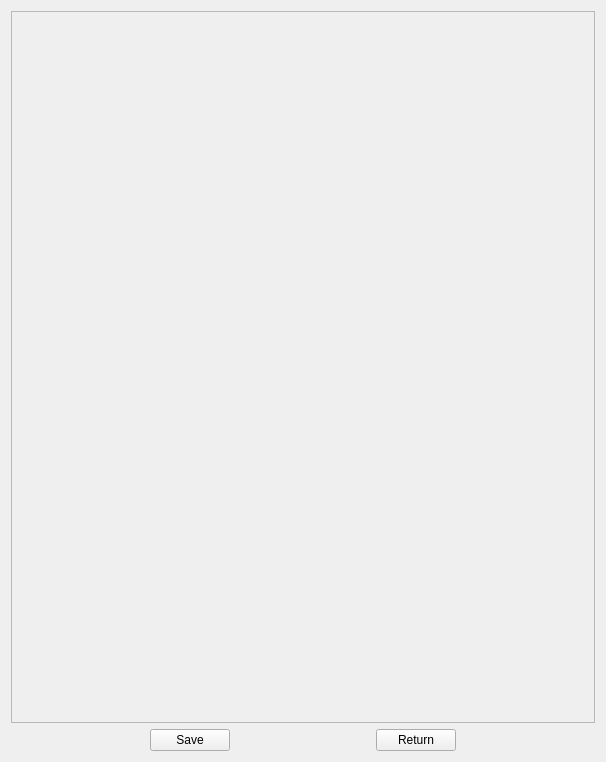
<?xml version="1.0" encoding="UTF-8"?>
<ui version="4.0">
 <class>DslSettingPage</class>
 <widget class="QWidget" name="DslSettingPage">
  <property name="geometry">
   <rect>
    <x>0</x>
    <y>0</y>
    <width>606</width>
    <height>762</height>
   </rect>
  </property>
  <property name="windowTitle">
   <string>DslSettingPage</string>
  </property>
  <layout class="QVBoxLayout" name="verticalLayout_4">
   <item>
    <widget class="QScrollArea" name="scrollArea">
     <property name="widgetResizable">
      <bool>true</bool>
     </property>
     <widget class="QWidget" name="scrollAreaWidgetContents">
      <property name="geometry">
       <rect>
        <x>0</x>
        <y>0</y>
        <width>586</width>
        <height>708</height>
       </rect>
      </property>
      <layout class="QVBoxLayout" name="m_verticalLayout">
       <property name="spacing">
        <number>6</number>
       </property>
       <property name="leftMargin">
        <number>0</number>
       </property>
       <property name="topMargin">
        <number>0</number>
       </property>
       <property name="rightMargin">
        <number>0</number>
       </property>
       <property name="bottomMargin">
        <number>0</number>
       </property>
       <item>
        <widget class="QWidget" name="commSetting" native="true"/>
       </item>
      </layout>
     </widget>
    </widget>
   </item>
   <item>
    <layout class="QHBoxLayout" name="horizontalLayout_2">
     <item>
      <spacer name="horizontalSpacer_2">
       <property name="orientation">
        <enum>Qt::Horizontal</enum>
       </property>
       <property name="sizeHint" stdset="0">
        <size>
         <width>40</width>
         <height>20</height>
        </size>
       </property>
      </spacer>
     </item>
     <item>
      <widget class="QPushButton" name="saveButton">
       <property name="text">
        <string>Save</string>
       </property>
      </widget>
     </item>
     <item>
      <spacer name="horizontalSpacer_3">
       <property name="orientation">
        <enum>Qt::Horizontal</enum>
       </property>
       <property name="sizeHint" stdset="0">
        <size>
         <width>40</width>
         <height>20</height>
        </size>
       </property>
      </spacer>
     </item>
     <item>
      <widget class="QPushButton" name="returnButton">
       <property name="text">
        <string>Return</string>
       </property>
      </widget>
     </item>
     <item>
      <spacer name="horizontalSpacer_4">
       <property name="orientation">
        <enum>Qt::Horizontal</enum>
       </property>
       <property name="sizeHint" stdset="0">
        <size>
         <width>40</width>
         <height>20</height>
        </size>
       </property>
      </spacer>
     </item>
    </layout>
   </item>
  </layout>
 </widget>
 <resources/>
 <connections/>
</ui>
